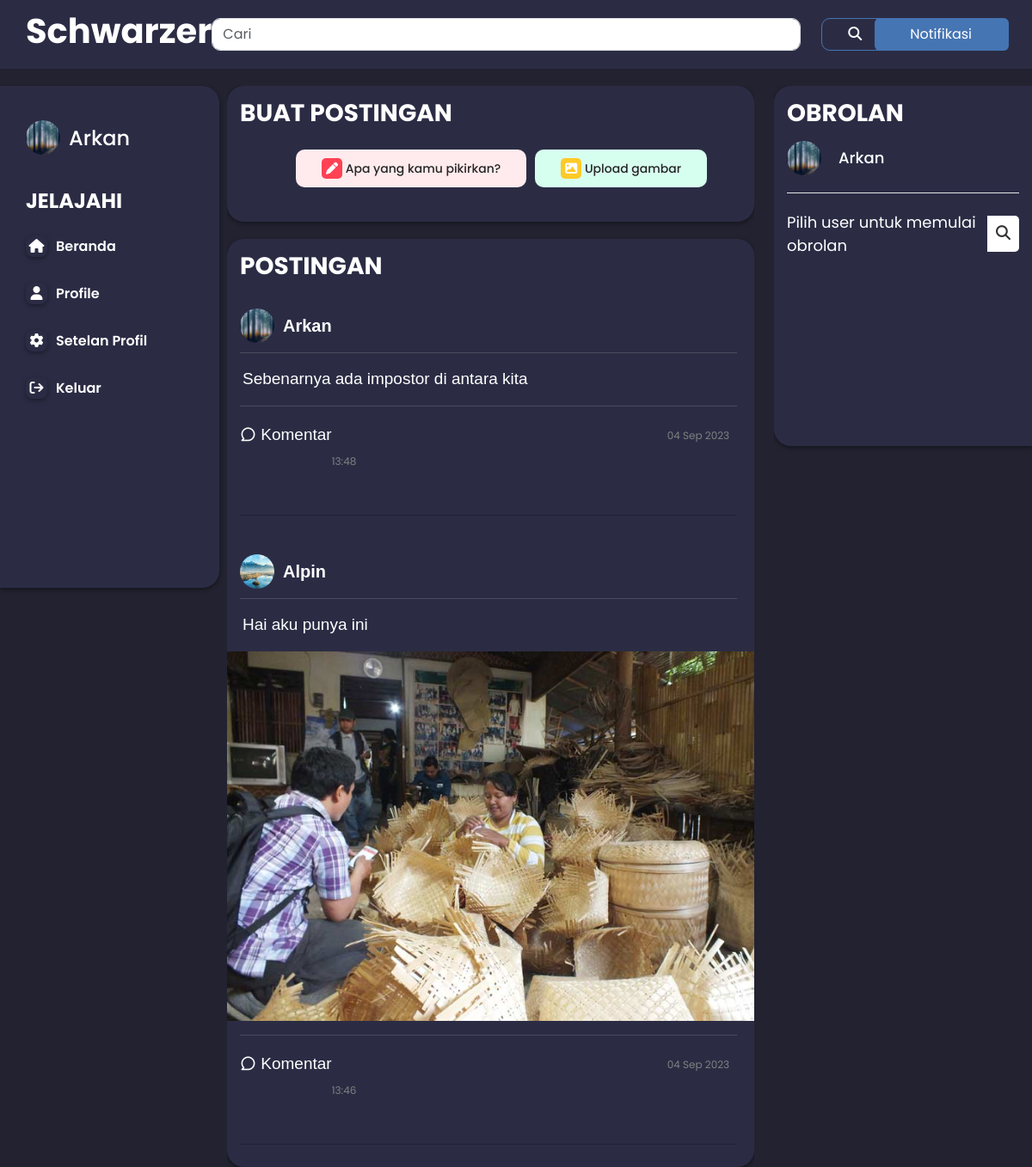
Page /index.php (signed in) on the committed database.
### tables this page shows
CREATE TABLE `users` (
  `id` int(11) NOT NULL,
  `nama` varchar(255) NOT NULL,
  `email` varchar(255) NOT NULL,
  `password` varchar(255) NOT NULL,
  `gambar` varchar(255) NOT NULL,
  `unique_id` varchar(255) NOT NULL
);

CREATE TABLE `topik` (
  `id` int(11) NOT NULL,
  `deskripsi` text DEFAULT NULL,
  `tanggal` datetime NOT NULL,
  `id_user` int(11) NOT NULL,
  `gambar1` varchar(255) NOT NULL,
  `nama` varchar(255) NOT NULL,
  `unique_id_user` varchar(255) NOT NULL
);

### index.php (the view, shortened to what this page needs)
<?php
include_once "pesan/php/config.php";
?>
<!DOCTYPE html>
<html lang="en">
<head>
  <link rel="stylesheet" href="https://unicons.iconscout.com/release/v4.0.8/css/line.css">
  <link href="https://cdn.jsdelivr.net/npm/bootstrap@5.3.0/dist/css/bootstrap.min.css" rel="stylesheet"
>
  <link rel="stylesheet" href="https://cdnjs.cloudflare.com/ajax/libs/font-awesome/6.1.1/css/all.min.css"
 />
</head>
<body>
  <nav style="width: 100%;
background: #2B2C44;
position: fixed;
z-index: 999;
padding:12px;
padding-left:30px;">
    <div style="display: flex;
align-items: center;
justify-content: space-between;" class="container1">
      <h1 style="font-weight:bold;color:white;font-family:Poppins;" class="log ">
        Schwarzer
      </h1>
      <div style="float:right;" class="create">
        <form action="index.php" method="get" class="d-flex" role="search">
          <input style="padding-right:436px;border-radius:10px;" name="cari" class="form-control me-4" type="text"
            placeholder="Cari" aria-label="Search">
          <button style="padding-left:30px;padding-right:30px;margin-right:-16px;border-radius:10px;border-color:#4575B3;color:white;" class="btn btn-outline-primary" type="submit"><i
              class="fa-solid fa-search"></i></button>
        </form>
      </div>
      <div style="padding-right:15px;"class="dropdown">
        <button style="padding-left:40px;padding-right:42px;background-color:#4575B3;color:white;"type="button" class="btn" data-toggle="dropdown">
          Notifikasi <span style="padding-left:20px;"class="badge badge-light " id="notif"></span>
        </button>
      </div>
    </div>
  </nav>
  <div class="home">
    <div class="container">
      <div class="home-weapper">
        <div style="background-color:#2B2C44;" class="home-left">
          <div class="profile">
            <?php
            $pdo = new PDO('mysql:host=localhost; dbname=pkl', "root", "");
            $sql = "SELECT  gambar,nama FROM users WHERE id=:id";
            $query = $pdo->prepare($sql);
            $query->execute(array('id' => $_SESSION['user']['id']));
            $topik = $query->fetch();
            ?>
            <img style="width:40px;height:40px;" src="image/<?php echo $topik['gambar'];?>">
            <h4 style="margin-bottom:-3px;color:white;" ><?php echo htmlentities($topik['nama']);?><br></h4>
          </div>
          <div class="explore">
            <h4 style="color:white;" class="mini-headign">JELAJAHI</h4>
            <a style="margin-top:10px;margin-bottom:20px;padding-right:90px;" href="index.php"><i class="fa-solid fa-home"></i>Beranda</a>
            <a style="margin-top:10px;margin-bottom:20px;" href="profil-utama.php?id=<?php echo $_SESSION['user']['id']; ?>"><i class="fa-solid fa-user"></i></i>Profile</a>
            <a style="margin-top:10px;margin-bottom:20px;" href="profil-edit.php?req=0"><i class="fa-solid Example of address-book fa-solid fa-gear"></i></i>Setelan Profil</a>
            <a style="margin-top:10px;margin-bottom:20px;" href="logout.php"><i class="fa-solid fa-sign-out"></i>Keluar</a>
          </div>
        </div>
        <div class="home-center">
          <div class="home-center-wrapper">
            <div style="background-color:#2B2C44;" class="createPost">
              <h3 style="color:white;" class="mini-headign">Buat Postingan</h3>
              <div class="post-text">
              <?php include 'upload.php';?>
              </div>
            </div>
            <div style="background-color:#2B2C44;" class="fb-post1">
              <div style="margin-left:-20px;" class="fb-post1-container">
                <h3 style="padding-left:15px;margin-bottom:-30px;color:white;" class="mini-headign">Postingan</h3>
                <?php include 'topik.php';?>
              </div>
            </div>
          </div>
        </div>
        <div class="home-right">
          <div style="background-color:#2B2C44;" class="messenger">
          <h3 style="color:white;" style="color:#1877f2;" class="mini-headign">OBROLAN</h3>
            <section class="users">
              <header>
                <div class="content">
                  <?php
                  $sql = mysqli_query($conn, "SELECT * FROM users WHERE unique_id = {$_SESSION['user']['unique_id']}");
                  if (mysqli_num_rows($sql) > 0) {
                    $row = mysqli_fetch_assoc($sql);
                  }
                  ?>
                  <img src="image/<?php echo $row['gambar']; ?>" style="border-radius:50%;width:40px;height:40px;"alt="">
                  <div  class="details">
                    <span style="color:white;">
                      <?php echo $row['nama'] ?>
                    </span>
                  </div>
              </header>
              <div class="search">
                <span style="color:white;" class="text">Pilih user untuk memulai obrolan</span>
                <button><i class="fas fa-search"></i></button>
              </div>
            </section>
          </div>
        </div>
      </div>
    </div>
    <?php include 'modal.php'; ?>
</body>
</html>

### topik.php (shortened to what this page needs)
<?php
$pdo = new PDO('mysql:host=localhost; dbname=pkl', "root", "");
?>
<?php
if (isset($_GET['cari'])) {
    $sql = "SELECT topik.*, users.nama, users.gambar FROM topik
        INNER JOIN users ON topik.id_user=users.id where users.nama like '%" . $cari . "%'
        ORDER BY tanggal DESC ";
    $query1 = $pdo->prepare($sql);
    $query1->execute();
} else {
    $sql = "SELECT topik.*, users.nama, users.gambar FROM topik
        INNER JOIN users ON topik.id_user=users.id
        ORDER BY tanggal DESC";
    $query1 = $pdo->prepare($sql);
    $query1->execute();
}
?>
<br />
<?php while ($data1 = $query1->fetch()) { ?>
    <br />
    <div class="row ">
        <figure class="">
            <blockguote class="blockquote">
                <a style="text-decoration:none;color:black;" href="profil-utama.php?id=<?php echo $data1['id_user'];?>&user_id=<?php echo $data1['unique_id_user']; ?>">
                    <div
                        style="margin-top: 15px;float:left;max-height:45px;max-width:45px;border-radius:50%;overflow:hidden;margin-left:15px;margin-right:10px;">
                        <img src="image/<?php echo $data1['gambar']; ?>" width="40px;">
                    </div>
                    <div style="color:white;font-weight:bold; padding-top: 20px; font-family:arial; margin-bottom: 15px;">
                        <?php echo htmlentities($data1['nama']); ?><br>
                    </div>
                </a>
                <div style="color: #a7a7a7;padding-left:15px;">
                    <hr>
                </div>
                <div style="text-decoration:none; color:white;padding-left:30px;font-size:19px;font-family:arial;"
                    class="row">
                    <?php echo htmlentities($data1['deskripsi']); ?>
                </div>
                <?php
                if (!empty($data1['gambar1'])) { ?>
                    <img src="image/<?php echo $data1['gambar1']; ?>" style="width: 665px;padding-right:20px;padding-top:17px;">
                <?php } else {
                    echo '';
                } ?>
                <div style="color: #a7a7a7;padding-left:15px;">
                    <hr>
                    <a class="uil uil-comment"
                        style="float:left;text-decoration:none; color:white;padding-top:3px;15px;font-size:19px;font-family:arial;"
                        href="lihat-topik.php?id=<?php echo $data1['id'] ?>">
                        Komentar
                    </a>
                    <small style="font-size:12px;margin-left:390px;color:grey;">
                        <?php echo date('d M Y H:i', strtotime($data1['tanggal'])); ?>
                    </small>
                    <hr style="color:black;margin-top:50px;margin-bottom:-10px;">
                </div>
        </figure>
    </div>
<?php } ?>

### index.php (style rules this page uses)
* { margin: 0; padding: 0; box-sizing: border-box; list-style: none; text-decoration: none; font-family: "Poppins", sans-serif; }
:root { --background: #d1deec; --foreground: #f1f3f5; --white: #fff; --black: #000; --gray: #6e6e6e; --shadow: #00000063; --border: #cfcfcf; }
body { background-color: #222230; -webkit-text-size-adjust: 100%; -webkit-tap-highlight-color: #3a78ffec; }
h1, h2, h3, h4, h5, h6, b { color: var(--black); }
.home { display: flex; justify-content: center; }
.container { padding-top: 100px; }
.home-weapper { width: 100%; display: flex; justify-content: space-between; }
.home-left { position: fixed; left:0%; background: var(--white); box-shadow: 0 2px 5px 0 var(--shadow); border-top-right-radius: 20px; border-bottom-right-radius: 20px; overflow: hidden; flex-direction: column; padding: 30px; padding-bottom: 200px; margin-bottom: 500px; }
.profile { font-weight:bold; width: 100%; height: 60px; overflow: hidden; border-radius: 10px; display: flex; align-items: center; margin-bottom: 30px; cursor: pointer; }
.profile img { width: 50px; float: left; margin-right: 10px; border-radius: 50px; }
.mini-headign { font-weight: bold; text-transform: uppercase; color: var(--gray); margin-bottom: 15px; }
.explore { display: flex; flex-direction: column; }
.explore a { text-decoration: none; color: #fff; margin-bottom: 15px; font-weight: 600; }
.explore a i { margin-right: 10px; width: 25px; height: 25px; box-shadow: 0 2px 5px 0 var(--shadow); border-radius: 8px; text-align: center; line-height: 25px; transition: 0.4s; }
.home-center { position: absolute; left: 22%; width: 51.1%; overflow: hidden; }
.home-center .createPost { background: var(--white); box-shadow: 0 2px 5px 0 var(--shadow); border-radius: 20px; padding: 15px; margin-bottom: 20px; }
.home-center .mini-headign { color: #1877f2; margin-bottom: 10px; }
.post-text { width: 100%; position: relative; margin-bottom: 30px; }
.fb-post1 { background: var(--white); box-shadow: 0 2px 5px 0 var(--shadow); border-radius: 20px; padding: 15px 20px; padding-bottom: 20px; }
.fb-post1-container { display: flex; flex-direction: column; }
.home-right { position: fixed; left: 75%; width: 25%; overflow: hidden; }
.event-friend, .create-page, .messenger { background: var(--white); box-shadow: 0 2px 5px 0 var(--shadow); border-top-left-radius: 20px; border-bottom-left-radius: 20px; padding: 15px; margin-bottom: 20px; padding-bottom: 200px; }
.users header, .users-list a { display: flex; align-items: center; padding-bottom: 20px; border-bottom: 1px solid #e6e6e6; justify-content: space-between; }
.users header img { height: 50px; width: 50px; }
:is(.users, .users-list) .content { display: flex; align-items: center; }
:is(.users, .users-list) .content .details { color: #000; margin-left: 20px; }
:is(.users, .users-list) .details span { font-size: 18px; font-weight: 500; }
.users .search { margin: 20px 0; display: flex; position: relative; align-items: center; justify-content: space-between; }
.users .search .text { font-size: 18px; }
.users .search button { position: relative; z-index: 1; width: 47px; height: 42px; font-size: 17px; cursor: pointer; border: none; background: #fff; color: #333; outline: none; border-radius: 0 5px 5px 0; transition: all 0.2s ease; }

### rows in the picture
users: gambar (picture), nama "Arkan"
topik: id_user.gambar (picture), id_user.nama "Arkan", deskripsi "Sebenarnya ada impostor di antara kita", tanggal "04 Sep 2023 13:48"
topik: id_user.gambar (picture), id_user.nama "Alpin", deskripsi "Hai aku punya ini", gambar1 (picture), tanggal "04 Sep 2023 13:46"
